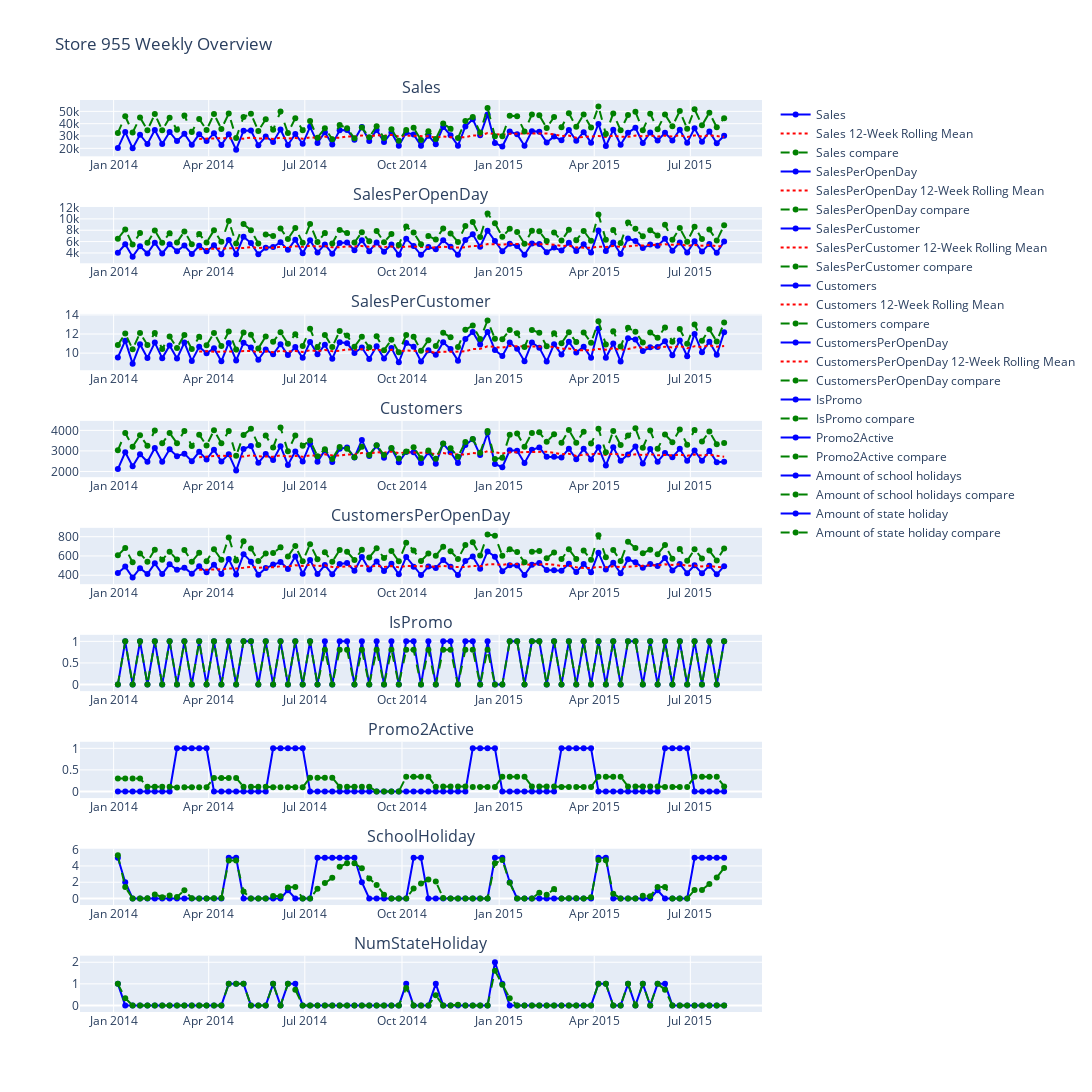

The notebook cell saved with this chart:
### Code cell
# plot the weekly overview

rolling_mean_window = 12

# Suppress all warnings in the current cell
with warnings.catch_warnings():
	warnings.simplefilter("ignore")
	# Calculate the rolling mean for the last X weeks for each column
	df_store['Sales_rolling_mean'] = df_store['Sales'].rolling(window=rolling_mean_window).mean()
	df_store['SalesPerOpenDay_rolling_mean'] = df_store['SalesPerOpenDay'].rolling(window=rolling_mean_window).mean()
	df_store['SalesPerCustomer_rolling_mean'] = df_store['SalesPerCustomer'].rolling(window=rolling_mean_window).mean()
	df_store['Customers_rolling_mean'] = df_store['Customers'].rolling(window=rolling_mean_window).mean()
	df_store['CustomersPerOpenDay_rolling_mean'] = df_store['CustomersPerOpenDay'].rolling(window=rolling_mean_window).mean()

# Create a subplot grid
fig = make_subplots(rows=9, cols=1, subplot_titles=('Sales', 'SalesPerOpenDay', 'SalesPerCustomer', 'Customers', 'CustomersPerOpenDay', 'IsPromo', 'Promo2Active', 'SchoolHoliday', 'NumStateHoliday'))

# Add the original and rolling mean plots to the subplot grid
# Sales
fig.add_trace(go.Scatter(x=df_store['Date'], y=df_store['Sales'], mode='lines+markers', name='Sales', line=dict(color='blue')), row=1, col=1)
fig.add_trace(go.Scatter(x=df_store['Date'], y=df_store['Sales_rolling_mean'], mode='lines', name=f'Sales {rolling_mean_window}-Week Rolling Mean', line=dict(dash='dot', color='red')), row=1, col=1)
fig.add_trace(go.Scatter(x=mean_df['Date'], y=mean_df['Sales'], mode='lines+markers', name='Sales compare', line=dict(dash='dash', color='green')), row=1, col=1)

# SalesPerOpenDay
fig.add_trace(go.Scatter(x=df_store['Date'], y=df_store['SalesPerOpenDay'], mode='lines+markers', name='SalesPerOpenDay', line=dict(color='blue')), row=2, col=1)
fig.add_trace(go.Scatter(x=df_store['Date'], y=df_store['SalesPerOpenDay_rolling_mean'], mode='lines', name=f'SalesPerOpenDay {rolling_mean_window}-Week Rolling Mean', line=dict(dash='dot', color='red')), row=2, col=1)
fig.add_trace(go.Scatter(x=mean_df['Date'], y=mean_df['SalesPerOpenDay'], mode='lines+markers', name='SalesPerOpenDay compare', line=dict(dash='dash', color='green')), row=2, col=1)

# SalesPerCustomer
fig.add_trace(go.Scatter(x=df_store['Date'], y=df_store['SalesPerCustomer'], mode='lines+markers', name='SalesPerCustomer', line=dict(color='blue')), row=3, col=1)
fig.add_trace(go.Scatter(x=df_store['Date'], y=df_store['SalesPerCustomer_rolling_mean'], mode='lines', name=f'SalesPerCustomer {rolling_mean_window}-Week Rolling Mean', line=dict(dash='dot', color='red')), row=3, col=1)
fig.add_trace(go.Scatter(x=mean_df['Date'], y=mean_df['SalesPerCustomer'], mode='lines+markers', name='SalesPerCustomer compare', line=dict(dash='dash', color='green')), row=3, col=1)

# Customers
fig.add_trace(go.Scatter(x=df_store['Date'], y=df_store['Customers'], mode='lines+markers', name='Customers', line=dict(color='blue')), row=4, col=1)
fig.add_trace(go.Scatter(x=df_store['Date'], y=df_store['Customers_rolling_mean'], mode='lines', name=f'Customers {rolling_mean_window}-Week Rolling Mean', line=dict(dash='dot', color='red')), row=4, col=1)
fig.add_trace(go.Scatter(x=mean_df['Date'], y=mean_df['Customers'], mode='lines+markers', name='Customers compare', line=dict(dash='dash', color='green')), row=4, col=1)

# CustomersPerOpenDay
fig.add_trace(go.Scatter(x=df_store['Date'], y=df_store['CustomersPerOpenDay'], mode='lines+markers', name='CustomersPerOpenDay', line=dict(color='blue')), row=5, col=1)
fig.add_trace(go.Scatter(x=df_store['Date'], y=df_store['CustomersPerOpenDay_rolling_mean'], mode='lines', name=f'CustomersPerOpenDay {rolling_mean_window}-Week Rolling Mean', line=dict(dash='dot', color='red')), row=5, col=1)
fig.add_trace(go.Scatter(x=mean_df['Date'], y=mean_df['CustomersPerOpenDay'], mode='lines+markers', name='CustomersPerOpenDay compare', line=dict(dash='dash', color='green')), row=5, col=1)

# IsPromo
fig.add_trace(go.Scatter(x=df_store['Date'], y=df_store['IsPromo'], mode='lines+markers', name='IsPromo', line=dict(color='blue')), row=6, col=1)
fig.add_trace(go.Scatter(x=mean_df['Date'], y=mean_df['IsPromo'], mode='lines+markers', name='IsPromo compare', line=dict(dash='dash', color='green')), row=6, col=1)

# Promo2Active
fig.add_trace(go.Scatter(x=df_store['Date'], y=df_store['Promo2Active'], mode='lines+markers', name='Promo2Active', line=dict(color='blue')), row=7, col=1)
fig.add_trace(go.Scatter(x=mean_df['Date'], y=mean_df['Promo2Active'], mode='lines+markers', name='Promo2Active compare', line=dict(dash='dash', color='green')), row=7, col=1)

# SchoolHoliday
fig.add_trace(go.Scatter(x=df_store['Date'], y=df_store['SchoolHoliday'], mode='lines+markers', name='Amount of school holidays', line=dict(color='blue')), row=8, col=1)
fig.add_trace(go.Scatter(x=mean_df['Date'], y=mean_df['SchoolHoliday'], mode='lines+markers', name='Amount of school holidays compare', line=dict(dash='dash', color='green')), row=8, col=1)

# NumStateHoliday
fig.add_trace(go.Scatter(x=df_store['Date'], y=df_store['NumStateHoliday'], mode='lines+markers', name='Amount of state holiday', line=dict(color='blue')), row=9, col=1)
fig.add_trace(go.Scatter(x=mean_df['Date'], y=mean_df['NumStateHoliday'], mode='lines+markers', name='Amount of state holiday compare', line=dict(dash='dash', color='green')), row=9, col=1)

# Update layout (set layout properties and show the legend)
fig.update_layout(height=1800, width=1400, title_text=f"Store {StoreId} Weekly Overview", showlegend=True)

# Show the figure
print( '\033[1m' + 'Info: The compare numbers are the average of the same store type and assortment'+ '\033[0m')
fig.show()
